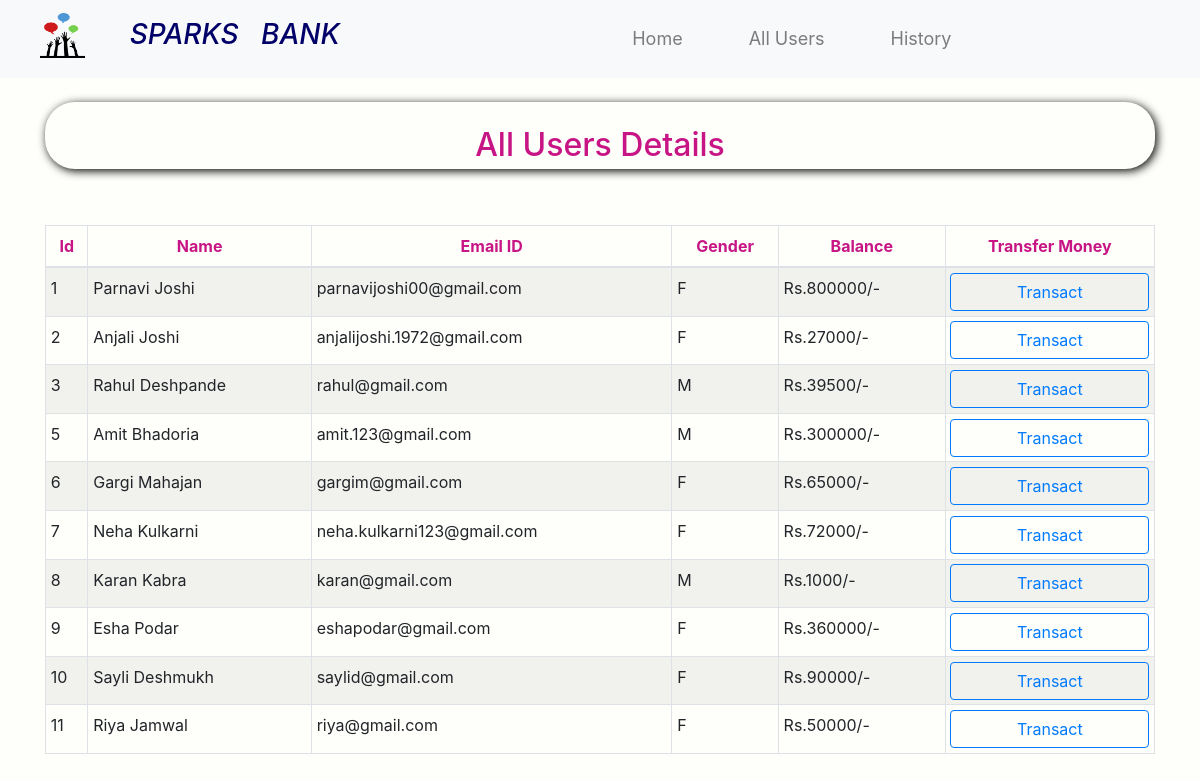
Screenshot of /all_users.php with the database file from the repository.
### tables this page shows
CREATE TABLE `user` (
  `id` int(11) NOT NULL,
  `name` varchar(50) NOT NULL,
  `email` varchar(50) NOT NULL,
  `gender` varchar(1) NOT NULL,
  `balance` float NOT NULL
);

### all_users.php (the view, shortened to what this page needs)
<!DOCTYPE html>
<html lang="en">
<head>
    <link rel="stylesheet" href="https://stackpath.bootstrapcdn.com/bootstrap/4.5.2/css/bootstrap.min.css">
</head>
<?php
    include 'navbar.php';
?>
<br>
<body style="background-color:#FEFEFA">
    <?php
         include 'config.php';
         $sql="SELECT * FROM user";
         $result=mysqli_query($conn,$sql);
    ?>
<div class="container">
        <h2 class="text-center pt-4" style="background-color:#FEFEFA;border-radius:30px;box-shadow:2px 2px 10px black; padding:5px 5px 5px 5px;">All Users Details</h2>
        <br>
        <br>
            <div class="row">
                <div class="col">
                    <div class="table-responsive-sm">
                    <table class="table table-hover table-sm table-striped table-condensed table-bordered">
                        <thead style="color:#C71585;background-color:FFFAF0">
                            <tr>
                            <th scope="col" class="text-center py-2">Id</th>
                            <th scope="col" class="text-center py-2">Name</th>
                            <th scope="col" class="text-center py-2">Email ID</th>
                            <th scope="col" class="text-center py-2">Gender</th>
                            <th scope="col" class="text-center py-2">Balance</th>
                            <th scope="col" class="text-center py-2">Transfer Money</th>
                        </tr>
                        </thead>
                        <tbody>
                <?php
                    while($rows=mysqli_fetch_assoc($result)){
                ?>
                    <tr>
                        <td class="py-2"><?php echo $rows['id'] ?></td>
                        <td class="py-2"><?php echo $rows['name']?></td>
                        <td class="py-2"><?php echo $rows['email']?></td>
                        <td class="py-2"><?php echo $rows['gender']?></td>
                        <td class="py-2">Rs.<?php echo $rows['balance']?>/-</td>
                        <td><a href="transaction.php?id= <?php echo $rows['id'] ;?>"> <button type="button" class="btn btn-outline-primary btn-rounded btn-block" data-mdb-ripple-color="dark">Transact</button></a></td>
                    </tr>
                <?php
                    }
                ?>
                        </tbody>
                    </table>
                    </div>
                </div>
            </div>
         </div>
</body>
</html>

### navbar.php (shortened to what this page needs)
<!DOCTYPE html>
<html lang="en">
<head>
    <link rel="stylesheet" type="text/css" href="css/navbar.css">
</head>
<body>
<nav class="navbar navbar-expand-lg navbar-light bg-light">
  <a class="navbar-brand px-4" href="#" >
    <img src="img/spark.png" width="45" height="45" class="d-inline-block align-top" alt="">
   <strong class="navbar-brand px-4" style="color:#000068"><h3>SPARKS BANK</h3> </strong>
  </a>
  <div class="collapse navbar-collapse justify-content-center" id="navbarNav">
    <ul class="navbar-nav">
      <li class="nav-item" style="margin-left:15px;">
        <a class="nav-link text-nowrap" href="index.php">Home</a>
      </li>
      <li class="nav-item" style="margin-left:15px;">
        <a class="nav-link text-nowrap" href="all_users.php">All Users</a>
      </li>
      <li class="nav-item" style="margin-left:15px;">
        <a class="nav-link text-nowrap" href="transaction_history.php">History</a>
      </li>
    </ul>
  </div>
</nav>
</body>
</html>

### css/navbar.css (style rules this page uses)
.nav-link { margin-right: 35px; font-size: 18px; }
.navbar-brand { font-style:oblique; word-spacing: 15px; }

### all_users.php (style rules this page uses)
h2 { color:#C71585; }

### rows the page displays
user: id "1", name "Parnavi Joshi", email "parnavijoshi00@gmail.com", gender "F", balance "800000"
user: id "2", name "Anjali Joshi", email "anjalijoshi.1972@gmail.com", gender "F", balance "27000"
user: id "3", name "Rahul Deshpande", email "rahul@gmail.com", gender "M", balance "39500"
user: id "5", name "Amit Bhadoria", email "amit.123@gmail.com", gender "M", balance "300000"
user: id "6", name "Gargi Mahajan", email "gargim@gmail.com", gender "F", balance "65000"
user: id "7", name "Neha Kulkarni", email "neha.kulkarni123@gmail.com", gender "F", balance "72000"
user: id "8", name "Karan Kabra", email "karan@gmail.com", gender "M", balance "1000"
user: id "9", name "Esha Podar", email "eshapodar@gmail.com", gender "F", balance "360000"
user: id "10", name "Sayli Deshmukh", email "saylid@gmail.com", gender "F", balance "90000"
user: id "11", name "Riya Jamwal", email "riya@gmail.com", gender "F", balance "50000"
